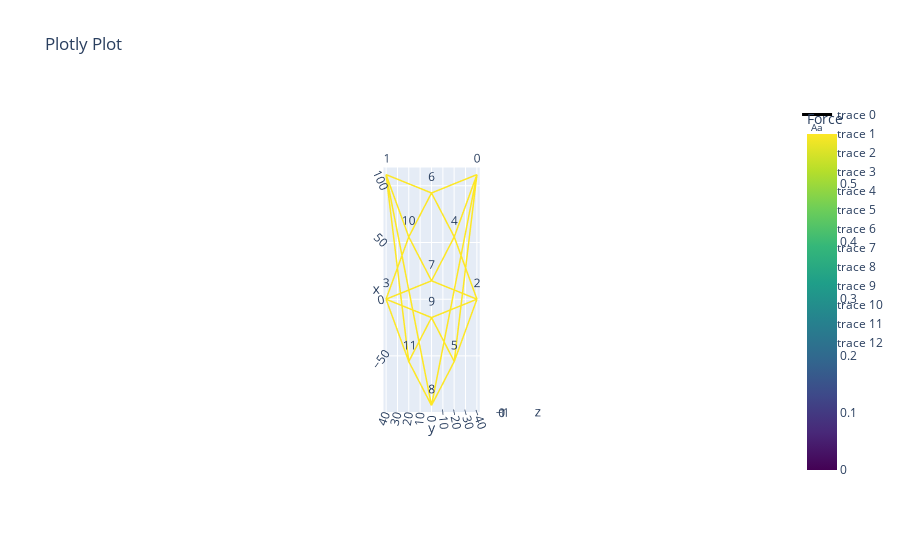

Notebook code for this chart:
### Code cell
net.vertices_2d = vertices_unwrapped
net.edges = np.delete(net.edges, strut_slice, axis=0)
net.q = np.delete(net.q, strut_slice, axis=0)
net.l1 = np.delete(net.l1, strut_slice, axis=0)

net.net_plot(plot_type = 'projection', color = True,vlabels = True, elables=False)
rotate_angle = -90
font_scale = 3
tikz_text = net.tikz_string(net.vertices_2d, net.edges, labels = True, rotate_label = rotate_angle, font_scale = font_scale)
with open("tikz_tensegrity0.tex", "w") as f:
    f.write("\n".join(tikz_text))

### Figure 1 — Plotly figure (JSON) as saved in the notebook; plotly's stock layout.template omitted (floating-point values rounded to 4 significant figures)
{"data": [{"line": {"color": [0.5879, 0.5879, 0, 0.5879, 0.5879, 0, 0.5879, 0.5879, 0, 0.5879, 0.5879, 0, 0.5879, 0.5879, 0, 0.5879, 0.5879, 0, 0.5879, 0.5879, 0, 0.5879, 0.5879, 0, 0.5879, 0.5879, 0, 0.5879, 0.5879, 0, 0.5879, 0.5879, 0, 0.5879, 0.5879, 0, 0.5879, 0.5879, 0, 0.5879, 0.5879, 0, 0.5879, 0.5879, 0, 0.5879, 0.5879, 0, 0.5879, 0.5879, 0, 0.5879, 0.5879, 0, 0.5879, 0.5879, 0, 0.5879, 0.5879, 0, 0.5879, 0.5879, 0, 0.5879, 0.5879, 0, 0.5879, 0.5879, 0, 0.5879, 0.5879, 0], "colorbar": {"title": {"text": "Force"}}, "colorscale": [[0, "#440154"], [0.1111, "#482878"], [0.2222, "#3e4989"], [0.3333, "#31688e"], [0.4444, "#26828e"], [0.5556, "#1f9e89"], [0.6667, "#35b779"], [0.7778, "#6ece58"], [0.8889, "#b5de2b"], [1, "#fde725"]], "showscale": true, "width": 3}, "mode": "lines", "type": "scatter3d", "x": [93.48, 109.7, null, 109.7, -93.48, null, 109.7, 54.83, null, 109.7, -54.83, null, 0, 54.83, null, 0, -54.83, null, 0, 16.18, null, 0, -16.18, null, 54.83, 93.48, null, 54.83, 16.18, null, -54.83, -93.48, null, -54.83, -16.18, null, 109.7, 93.48, null, 93.48, 54.83, null, 109.7, -93.48, null, -93.48, -54.83, null, 16.18, 54.83, null, 0, 16.18, null, -16.18, -54.83, null, 0, -16.18, null, 109.7, 54.83, null, 0, 54.83, null, 109.7, -54.83, null, 0, -54.83, null], "y": [0, -40, null, -40, 0, null, -40, -20, null, -40, -20, null, -40, -20, null, -40, -20, null, -40, 0, null, -40, 0, null, -20, 0, null, -20, 0, null, -20, 0, null, -20, 0, null, 40, 0, null, 0, 20, null, 40, 0, null, 0, 20, null, 0, 20, null, 40, 0, null, 0, 20, null, 40, 0, null, 40, 20, null, 40, 20, null, 40, 20, null, 40, 20, null], "z": [0, 0, null, 0, 0, null, 0, 0, null, 0, 0, null, 0, 0, null, 0, 0, null, 0, 0, null, 0, 0, null, 0, 0, null, 0, 0, null, 0, 0, null, 0, 0, null, 0, 0, null, 0, 0, null, 0, 0, null, 0, 0, null, 0, 0, null, 0, 0, null, 0, 0, null, 0, 0, null, 0, 0, null, 0, 0, null, 0, 0, null, 0, 0, null]}, {"mode": "text", "text": ["0"], "type": "scatter3d", "x": [109.7], "y": [-40], "z": [0]}, {"mode": "text", "text": ["1"], "type": "scatter3d", "x": [109.7], "y": [40], "z": [0]}, {"mode": "text", "text": ["2"], "type": "scatter3d", "x": [0], "y": [-40], "z": [0]}, {"mode": "text", "text": ["3"], "type": "scatter3d", "x": [0], "y": [40], "z": [0]}, {"mode": "text", "text": ["4"], "type": "scatter3d", "x": [54.83], "y": [-20], "z": [0]}, {"mode": "text", "text": ["5"], "type": "scatter3d", "x": [-54.83], "y": [-20], "z": [0]}, {"mode": "text", "text": ["6"], "type": "scatter3d", "x": [93.48], "y": [0], "z": [0]}, {"mode": "text", "text": ["7"], "type": "scatter3d", "x": [16.18], "y": [0], "z": [0]}, {"mode": "text", "text": ["8"], "type": "scatter3d", "x": [-93.48], "y": [0], "z": [0]}, {"mode": "text", "text": ["9"], "type": "scatter3d", "x": [-16.18], "y": [0], "z": [0]}, {"mode": "text", "text": ["10"], "type": "scatter3d", "x": [54.83], "y": [20], "z": [0]}, {"mode": "text", "text": ["11"], "type": "scatter3d", "x": [-54.83], "y": [20], "z": [0]}], "layout": {"scene": {"aspectmode": "data", "camera": {"eye": {"x": 0, "y": 0, "z": 15}}}, "title": {"text": "Plotly Plot"}}}
